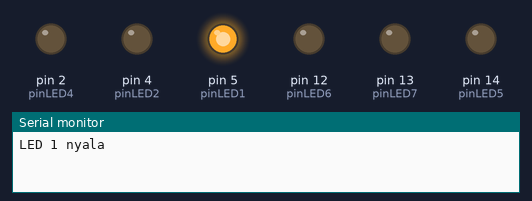
A sketch run on a simulated Arduino Uno, built with avr-gcc and run on an emulated ATmega328P. Parts: output pins drawn as LEDs (lit = HIGH), the last lines printed to the serial monitor. Pins used as bus, display or sensor lines are not drawn.

Above: at 0.5 s.
At 4.5 s:
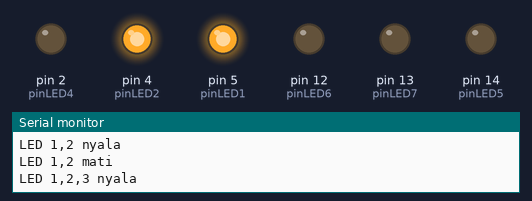
At 6.5 s:
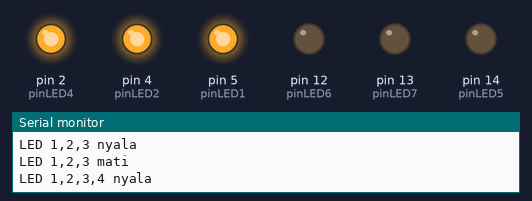
At 8.5 s:
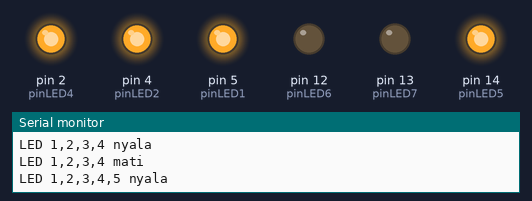
At 12.5 s:
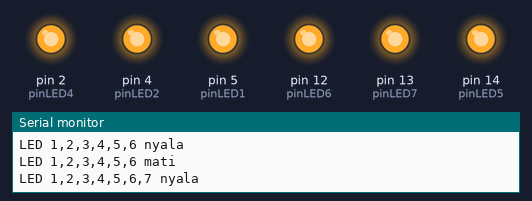
At 17.5 s:
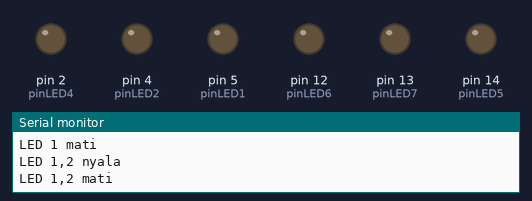
Timing chart, 0 to 18.2 s (numbered marks = the images above):
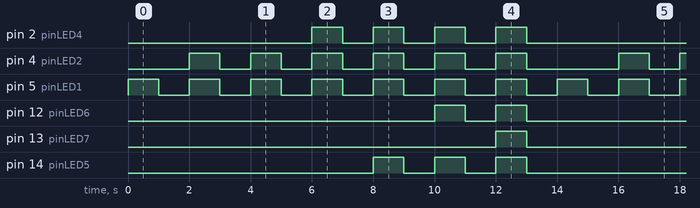

The sketch:

TambahSatu.ino
```cpp
#define pinLED1   5
#define pinLED2   4
#define pinLED3   0
#define pinLED4   2
#define pinLED5  14
#define pinLED6  12
#define pinLED7  13

void setup() {
  Serial.begin(115200);

  pinMode(pinLED1, OUTPUT);
  pinMode(pinLED2, OUTPUT);
  pinMode(pinLED3, OUTPUT);
  pinMode(pinLED4, OUTPUT);
  pinMode(pinLED5, OUTPUT);
  pinMode(pinLED6, OUTPUT);
  pinMode(pinLED7, OUTPUT);
}

void loop() {
  LEDTambahSatu();
}

void LEDTambahSatu() {

  Serial.println("LED 1 nyala");
  digitalWrite(pinLED1, HIGH);
  delay(1000);
  Serial.println("LED 1 mati");
  digitalWrite(pinLED1, LOW);
  delay(1000);

  Serial.println("LED 1,2 nyala");
  digitalWrite(pinLED1, HIGH);
  digitalWrite(pinLED2, HIGH);
  delay(1000);
  Serial.println("LED 1,2 mati");
  digitalWrite(pinLED1, LOW);
  digitalWrite(pinLED2, LOW);
  delay(1000);

  Serial.println("LED 1,2,3 nyala");
  digitalWrite(pinLED1, HIGH);
  digitalWrite(pinLED2, HIGH);
  digitalWrite(pinLED3, HIGH);
  delay(1000);
  Serial.println("LED 1,2,3 mati");
  digitalWrite(pinLED1, LOW);
  digitalWrite(pinLED2, LOW);
  digitalWrite(pinLED3, LOW);
  delay(1000);

  Serial.println("LED 1,2,3,4 nyala");
  digitalWrite(pinLED1, HIGH);
  digitalWrite(pinLED2, HIGH);
  digitalWrite(pinLED3, HIGH);
  digitalWrite(pinLED4, HIGH);
  delay(1000);
  Serial.println("LED 1,2,3,4 mati");
  digitalWrite(pinLED1, LOW);
  digitalWrite(pinLED2, LOW);
  digitalWrite(pinLED3, LOW);
  digitalWrite(pinLED4, LOW);
  delay(1000);

  Serial.println("LED 1,2,3,4,5 nyala");
  digitalWrite(pinLED1, HIGH);
  digitalWrite(pinLED2, HIGH);
  digitalWrite(pinLED3, HIGH);
  digitalWrite(pinLED4, HIGH);
  digitalWrite(pinLED5, HIGH);
  delay(1000);
  Serial.println("LED 1,2,3,4,5 mati");
  digitalWrite(pinLED1, LOW);
  digitalWrite(pinLED2, LOW);
  digitalWrite(pinLED3, LOW);
  digitalWrite(pinLED4, LOW);
  digitalWrite(pinLED5, LOW);
  delay(1000);

  Serial.println("LED 1,2,3,4,5,6 nyala");
  digitalWrite(pinLED1, HIGH);
  digitalWrite(pinLED2, HIGH);
  digitalWrite(pinLED3, HIGH);
  digitalWrite(pinLED4, HIGH);
  digitalWrite(pinLED5, HIGH);
  digitalWrite(pinLED6, HIGH);
  delay(1000);
  Serial.println("LED 1,2,3,4,5,6 mati");
  digitalWrite(pinLED1, LOW);
  digitalWrite(pinLED2, LOW);
  digitalWrite(pinLED3, LOW);
  digitalWrite(pinLED4, LOW);
  digitalWrite(pinLED5, LOW);
  digitalWrite(pinLED6, LOW);
  delay(1000);

  Serial.println("LED 1,2,3,4,5,6,7 nyala");
  digitalWrite(pinLED1, HIGH);
  digitalWrite(pinLED2, HIGH);
  digitalWrite(pinLED3, HIGH);
  digitalWrite(pinLED4, HIGH);
  digitalWrite(pinLED5, HIGH);
  digitalWrite(pinLED6, HIGH);
  digitalWrite(pinLED7, HIGH);
  delay(1000);

  Serial.println("LED 1,2,3,4,5,6,7 mati");
  digitalWrite(pinLED1, LOW);
  digitalWrite(pinLED2, LOW);
  digitalWrite(pinLED3, LOW);
  digitalWrite(pinLED4, LOW);
  digitalWrite(pinLED5, LOW);
  digitalWrite(pinLED6, LOW);
  digitalWrite(pinLED7, LOW);
  delay(1000);

}
```

Measured:
- by itself, pin 2 (pinLED4): repeats every 14.0 s: 3 × (LOW 1.0 s, HIGH 1.0 s), LOW 7.0 s, HIGH 1.0 s
- by itself, pin 4 (pinLED2): repeats every 14.0 s: 5 × (LOW 1.0 s, HIGH 1.0 s), LOW 3.0 s, HIGH 1.0 s
- by itself, pin 5 (pinLED1): alternates HIGH for 1.0 s and LOW for 1.0 s
- by itself, pin 12 (pinLED6): repeats every 14.0 s: LOW 1.0 s, HIGH 1.0 s, LOW 11.0 s, HIGH 1.0 s
- by itself, pin 13 (pinLED7): alternates HIGH for 1.0 s and LOW for 13.0 s
- by itself, pin 14 (pinLED5): repeats every 14.0 s: 2 × (LOW 1.0 s, HIGH 1.0 s), LOW 9.0 s, HIGH 1.0 s
